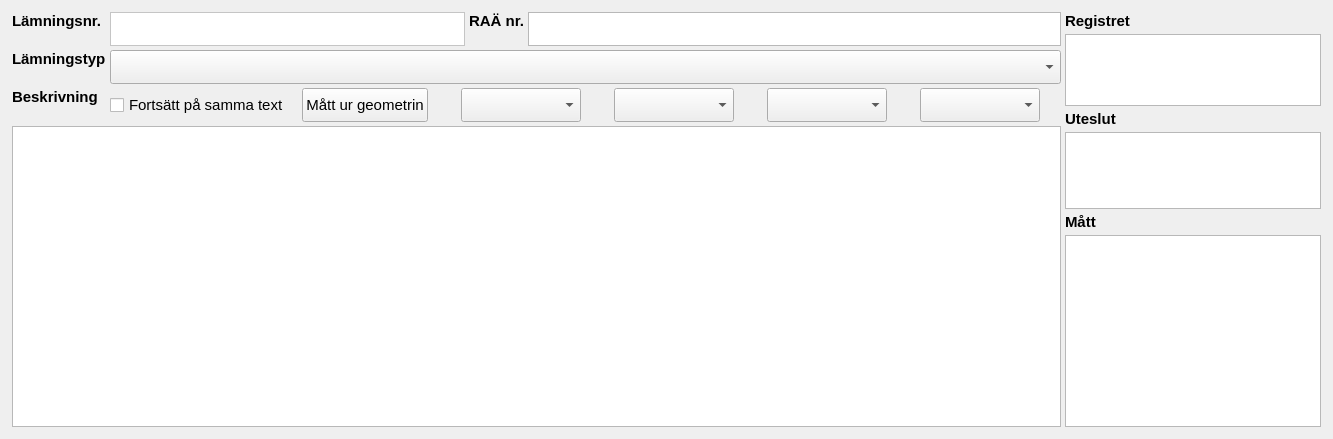
          <widget class="QWidget" name="tab">
            <attribute name="title">
              <string>Lämningen</string>
            </attribute>
            <layout class="QGridLayout" name="gridLayout_5" columnstretch="3,1">
              <item row="0" column="0" colspan="2"><layout class="QGridLayout" name="gridLayout_3" columnstretch="0,2,0,3">
                  <item row="0" column="0" alignment="Qt::AlignLeft|Qt::AlignTop"><widget class="QLabel" name="label_4">
                      <property name="maximumSize">
                        <size>
                          <width>190</width><height>16777215</height></size>
                      </property>
                      <property name="font">
                        <font>
                          <family>Tahoma</family><pointsize>11</pointsize><bold>true</bold><weight>75</weight></font>
                      </property>
                      <property name="text">
                        <string>Lämningsnr.</string>
                      </property>
                    <property name="wordWrap"><bool>false</bool></property></widget>
                  </item><item row="0" column="1"><widget class="QTextBrowser" name="lamningsnummer">
                      <property name="minimumSize">
                        <size>
                          <width>0</width>
                          <height>34</height>
                        </size>
                      </property>
                      <property name="maximumSize">
                        <size>
                          <width>16777215</width>
                          <height>34</height>
                        </size>
                      </property>
                      <property name="palette">
                        <palette>
                          <active>
                            <colorrole role="Button">
                              <brush brushstyle="SolidPattern">
                                <color alpha="255">
                                  <red>255</red>
                                  <green>255</green>
                                  <blue>255</blue>
                                </color>
                              </brush>
                            </colorrole>
                            <colorrole role="Base">
                              <brush brushstyle="SolidPattern">
                                <color alpha="255">
                                  <red>255</red>
                                  <green>255</green>
                                  <blue>255</blue>
                                </color>
                              </brush>
                            </colorrole>
                            <colorrole role="Window">
                              <brush brushstyle="SolidPattern">
                                <color alpha="255">
                                  <red>255</red>
                                  <green>255</green>
                                  <blue>255</blue>
                                </color>
                              </brush>
                            </colorrole>
                          </active>
                          <inactive>
                            <colorrole role="Button">
                              <brush brushstyle="SolidPattern">
                                <color alpha="255">
                                  <red>255</red>
                                  <green>255</green>
                                  <blue>255</blue>
                                </color>
                              </brush>
                            </colorrole>
                            <colorrole role="Base">
                              <brush brushstyle="SolidPattern">
                                <color alpha="255">
                                  <red>255</red>
                                  <green>255</green>
                                  <blue>255</blue>
                                </color>
                              </brush>
                            </colorrole>
                            <colorrole role="Window">
                              <brush brushstyle="SolidPattern">
                                <color alpha="255">
                                  <red>255</red>
                                  <green>255</green>
                                  <blue>255</blue>
                                </color>
                              </brush>
                            </colorrole>
                          </inactive>
                          <disabled>
                            <colorrole role="Button">
                              <brush brushstyle="SolidPattern">
                                <color alpha="255">
                                  <red>255</red>
                                  <green>255</green>
                                  <blue>255</blue>
                                </color>
                              </brush>
                            </colorrole>
                            <colorrole role="Base">
                              <brush brushstyle="SolidPattern">
                                <color alpha="255">
                                  <red>255</red>
                                  <green>255</green>
                                  <blue>255</blue>
                                </color>
                              </brush>
                            </colorrole>
                            <colorrole role="Window">
                              <brush brushstyle="SolidPattern">
                                <color alpha="255">
                                  <red>255</red>
                                  <green>255</green>
                                  <blue>255</blue>
                                </color>
                              </brush>
                            </colorrole>
                          </disabled>
                        </palette>
                      </property>
                      <property name="font">
                        <font>
                          <family>Tahoma</family><pointsize>11</pointsize></font>
                      </property>
                      </widget>
                  </item><item row="1" column="0" alignment="Qt::AlignLeft|Qt::AlignTop"><widget class="QLabel" name="label_5">
                      <property name="font">
                        <font>
                          <family>Tahoma</family><pointsize>11</pointsize><bold>true</bold><weight>75</weight></font>
                      </property>
                      <property name="text">
                        <string>Lämningstyp</string>
                      </property>
                    <property name="maximumSize"><size><width>190</width><height>16777215</height></size></property><property name="wordWrap"><bool>false</bool></property></widget>
                  </item><item row="1" column="1" colspan="3"><widget class="QComboBox" name="lamningstyp">
                      <property name="sizePolicy">
                        <sizepolicy hsizetype="Expanding" vsizetype="Expanding">
                          <horstretch>0</horstretch>
                          <verstretch>0</verstretch>
                        </sizepolicy>
                      </property>
                      <property name="font">
                        <font>
                          <family>Tahoma</family><pointsize>11</pointsize></font>
                      </property>
                      <property name="toolTipDuration">
                        <number>1</number>
                      </property>
                      <property name="autoFillBackground">
                        <bool>false</bool>
                      </property>
                      <property name="maxVisibleItems">
                        <number>160</number>
                      </property>
                    <property name="maximumSize"><size><width>16777215</width><height>34</height></size></property></widget>
                  </item><item row="0" column="2" alignment="Qt::AlignLeft|Qt::AlignTop"><widget class="QLabel" name="label_2">
                      <property name="font">
                        <font>
                          <family>Tahoma</family><pointsize>11</pointsize><bold>true</bold><weight>75</weight></font>
                      </property>
                      <property name="text">
                        <string>RAÄ nr.</string>
                      </property>
                    <property name="maximumSize"><size><width>190</width><height>16777215</height></size></property><property name="wordWrap"><bool>false</bool></property></widget>
                  </item><item row="0" column="3"><widget class="QTextBrowser" name="raa_nummer">
                      <property name="minimumSize">
                        <size>
                          <width>0</width>
                          <height>34</height>
                        </size>
                      </property>
                      <property name="maximumSize">
                        <size>
                          <width>16777215</width>
                          <height>34</height>
                        </size>
                      </property>
                      <property name="font">
                        <font>
                          <family>Tahoma</family><pointsize>11</pointsize></font>
                      </property>
                      </widget>
                  </item><property name="leftMargin"><number>6</number></property><property name="topMargin"><number>6</number></property><property name="rightMargin"><number>6</number></property><property name="bottomMargin"><number>6</number></property><property name="spacing"><number>4</number></property><item row="2" column="0" colspan="4"><layout class="QHBoxLayout" name="raden_beskrivning"><property name="leftMargin"><number>0</number></property><property name="topMargin"><number>0</number></property><property name="rightMargin"><number>0</number></property><property name="bottomMargin"><number>0</number></property><property name="spacing"><number>12</number></property><item alignment="Qt::AlignLeft|Qt::AlignTop"><widget class="QLabel" name="label">
                      <property name="font">
                        <font>
                          <family>Tahoma</family><pointsize>11</pointsize><bold>true</bold><weight>75</weight></font>
                      </property>
                      <property name="text">
                        <string>Beskrivning</string>
                      </property>
                    <property name="maximumSize"><size><width>16777215</width><height>16777215</height></size></property><property name="wordWrap"><bool>false</bool></property></widget>
                  </item><item><widget class="QCheckBox" name="autotext"><property name="text"><string>Fortsätt på samma text</string></property><property name="toolTip"><string>Nästa nyregistrerade lämning börjar med den här lämningens beskrivning.

För när man står inför många av samma sort — tjugo kolbottnar på rad. Kryssa ur den när nästa lämning är av annat slag.</string></property><property name="font"><font><family>Tahoma</family><pointsize>11</pointsize></font></property></widget></item><item><widget class="QPushButton" name="knapp_matt"><property name="text"><string>Mått ur geometrin</string></property><property name="font">
                    <font>
                      <family>Tahoma</family><pointsize>11</pointsize></font>
                  </property><property name="minimumSize"><size><width>0</width><height>34</height></size></property></widget></item><item alignment="Qt::AlignLeft|Qt::AlignTop"><widget class="QLabel" name="label_egenskap_1"><property name="text"><string /></property><property name="font"><font><family>Tahoma</family><pointsize>11</pointsize><bold>true</bold><weight>75</weight></font></property><property name="wordWrap"><bool>false</bool></property><property name="visible"><bool>false</bool></property></widget></item><item><widget class="QComboBox" name="egenskap_1"><property name="font"><font><family>Tahoma</family><pointsize>11</pointsize></font></property><property name="maximumSize"><size><width>16777215</width><height>34</height></size></property><property name="minimumSize"><size><width>120</width><height>0</height></size></property><property name="visible"><bool>false</bool></property></widget></item><item alignment="Qt::AlignLeft|Qt::AlignTop"><widget class="QLabel" name="label_egenskap_2"><property name="text"><string /></property><property name="font"><font><family>Tahoma</family><pointsize>11</pointsize><bold>true</bold><weight>75</weight></font></property><property name="wordWrap"><bool>false</bool></property><property name="visible"><bool>false</bool></property></widget></item><item><widget class="QComboBox" name="egenskap_2"><property name="font"><font><family>Tahoma</family><pointsize>11</pointsize></font></property><property name="maximumSize"><size><width>16777215</width><height>34</height></size></property><property name="minimumSize"><size><width>120</width><height>0</height></size></property><property name="visible"><bool>false</bool></property></widget></item><item alignment="Qt::AlignLeft|Qt::AlignTop"><widget class="QLabel" name="label_egenskap_3"><property name="text"><string /></property><property name="font"><font><family>Tahoma</family><pointsize>11</pointsize><bold>true</bold><weight>75</weight></font></property><property name="wordWrap"><bool>false</bool></property><property name="visible"><bool>false</bool></property></widget></item><item><widget class="QComboBox" name="egenskap_3"><property name="font"><font><family>Tahoma</family><pointsize>11</pointsize></font></property><property name="maximumSize"><size><width>16777215</width><height>34</height></size></property><property name="minimumSize"><size><width>120</width><height>0</height></size></property><property name="visible"><bool>false</bool></property></widget></item><item alignment="Qt::AlignLeft|Qt::AlignTop"><widget class="QLabel" name="label_egenskap_4"><property name="text"><string /></property><property name="font"><font><family>Tahoma</family><pointsize>11</pointsize><bold>true</bold><weight>75</weight></font></property><property name="wordWrap"><bool>false</bool></property><property name="visible"><bool>false</bool></property></widget></item><item><widget class="QComboBox" name="egenskap_4"><property name="font"><font><family>Tahoma</family><pointsize>11</pointsize></font></property><property name="maximumSize"><size><width>16777215</width><height>34</height></size></property><property name="minimumSize"><size><width>120</width><height>0</height></size></property><property name="visible"><bool>false</bool></property></widget></item><item alignment="Qt::AlignLeft|Qt::AlignTop"><widget class="QLabel" name="egenskapsbesked"><property name="text"><string /></property><property name="font"><font><family>Tahoma</family><pointsize>11</pointsize><bold>true</bold><weight>75</weight></font></property><property name="wordWrap"><bool>false</bool></property><property name="visible"><bool>false</bool></property></widget></item><item><spacer name="utfyllnad_beskrivning"><property name="orientation"><enum>Qt::Horizontal</enum></property><property name="sizeHint"><size stdset="0"><width>0</width><height>20</height></size></property></spacer></item></layout></item><item row="3" column="0" colspan="4"><widget class="QPlainTextEdit" name="beskrivning">
                  <property name="font">
                    <font>
                      <family>Tahoma</family><pointsize>11</pointsize></font>
                  </property>
                  <property name="plainText">
                    <string />
                  </property>
                </widget>
              </item><item row="0" column="4" colspan="2" rowspan="4"><layout class="QVBoxLayout" name="spalten_uppslag"><property name="leftMargin"><number>0</number></property><property name="topMargin"><number>0</number></property><property name="rightMargin"><number>0</number></property><property name="bottomMargin"><number>0</number></property><property name="spacing"><number>4</number></property><item alignment="Qt::AlignLeft|Qt::AlignTop"><widget class="QLabel" name="label_registret"><property name="text"><string>Registret</string></property><property name="maximumSize"><size><width>190</width><height>16777215</height></size></property><property name="font"><font><family>Tahoma</family><pointsize>11</pointsize><bold>true</bold><weight>75</weight></font></property><property name="wordWrap"><bool>false</bool></property></widget></item><item><widget class="QTextBrowser" name="registret"><property name="font"><font><family>Tahoma</family><pointsize>11</pointsize></font></property><property name="toolTip"><string>Vad Riksantikvarieämbetet redan vet om den här lämningen: dess egenskaper, och vad den består av. Visas bara och skrivs aldrig av verktyget.</string></property><property name="maximumSize"><size><width>16777215</width><height>72</height></size></property><property name="sizePolicy"><sizepolicy hsizetype="Expanding" vsizetype="Preferred"><horstretch>0</horstretch><verstretch>0</verstretch></sizepolicy></property></widget></item><item alignment="Qt::AlignLeft|Qt::AlignTop"><widget class="QLabel" name="label_kontextvarning">
                      <property name="text">
                        <string>Uteslut</string>
                      </property>
                      <property name="maximumSize"><size><width>190</width><height>16777215</height></size></property><property name="font"><font><family>Tahoma</family><pointsize>11</pointsize><bold>true</bold><weight>75</weight></font></property><property name="wordWrap"><bool>false</bool></property></widget>
                  </item><item><widget class="QTextBrowser" name="kontextvarning">
                      <property name="maximumSize">
                        <size>
                          <width>16777215</width>
                          <height>77</height>
                        </size>
                      </property>
                      <property name="toolTip">
                        <string>Vad som ska uteslutas innan typvalet står fast. Regional erfarenhet, inte RAÄ:s normerande text.</string>
                      </property>
                    <property name="font"><font><family>Tahoma</family><pointsize>11</pointsize></font></property><property name="sizePolicy"><sizepolicy hsizetype="Expanding" vsizetype="Expanding"><horstretch>0</horstretch><verstretch>1</verstretch></sizepolicy></property></widget>
                  </item><item alignment="Qt::AlignLeft|Qt::AlignTop"><widget class="QLabel" name="label_mattregel">
                      <property name="text">
                        <string>Mått</string>
                      </property>
                      <property name="maximumSize"><size><width>190</width><height>16777215</height></size></property><property name="font"><font><family>Tahoma</family><pointsize>11</pointsize><bold>true</bold><weight>75</weight></font></property><property name="wordWrap"><bool>false</bool></property></widget>
                  </item><item><widget class="QTextBrowser" name="mattregel">
                      <property name="maximumSize">
                        <size>
                          <width>16777215</width>
                          <height>16777215</height>
                        </size>
                      </property>
                      <property name="toolTip">
                        <string>Måttordning enligt fälthandbokens formregler.</string>
                      </property>
                    <property name="minimumSize"><size><width>0</width><height>126</height></size></property><property name="font"><font><family>Tahoma</family><pointsize>11</pointsize></font></property><property name="sizePolicy"><sizepolicy hsizetype="Expanding" vsizetype="Expanding"><horstretch>0</horstretch><verstretch>2</verstretch></sizepolicy></property></widget>
                  </item></layout></item></layout>
              </item><property name="leftMargin"><number>6</number></property><property name="topMargin"><number>6</number></property><property name="rightMargin"><number>6</number></property><property name="bottomMargin"><number>6</number></property><property name="spacing"><number>4</number></property></layout>
          </widget>
